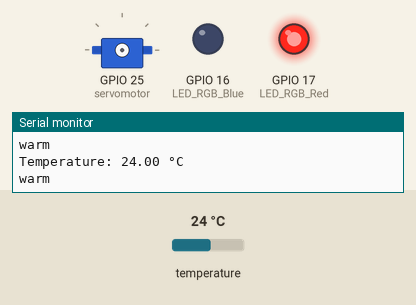
The sketch below on a simulated ESP32. Parts: servo, output pins drawn as LEDs (lit = HIGH), the last lines printed to the serial monitor. The inputs (shaded band) are chosen by the test bench; at power-on: temperature 24 °C. Servo pulses on a pin are drawn as a servo (544–2400 µs = 0–180°).

Above: at 2.4 s.
2.5 s: temperature set to 22.5 °C
4.0 s: temperature set to 21.4 °C
At 6.6 s:
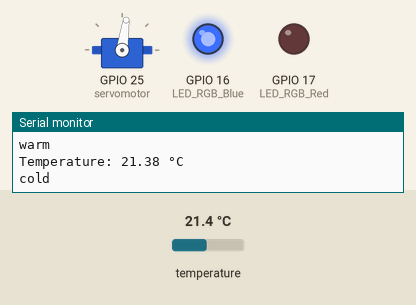
7.8 s: temperature set to 28 °C
At 10.9 s:
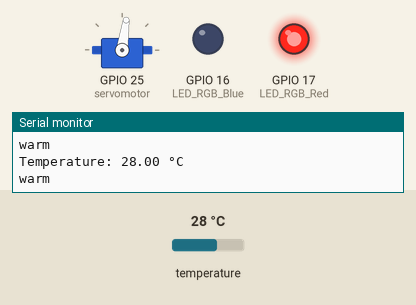
11.2 s: temperature set to 12 °C
At 12.2 s:
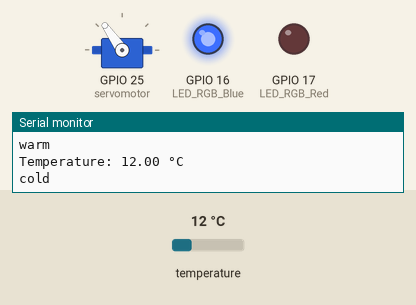
15.0 s: temperature set to 33 °C
At 16.3 s:
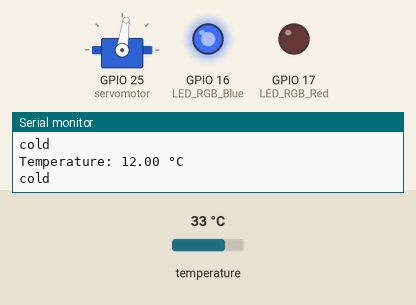
Timing chart, 0 to 18.5 s (numbered marks = the images above; inputs shaded):
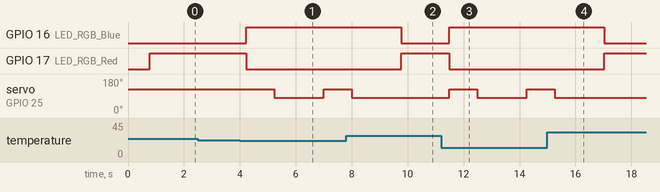

Measured:
- the behaviour switches between 22 and 21.9 °C on temperature (found by bisection; images 0 and 1)
- after the input at 4.0 s, GPIO 16 (LED_RGB_Blue): LOW → HIGH after 0.24 s; GPIO 17 (LED_RGB_Red): HIGH → LOW after 0.24 s; servo on GPIO 25 (servomotor): 125° → 82° after 1.2 s, → 125° 1.8 s later
- after the input at 7.8 s, GPIO 16 (LED_RGB_Blue): HIGH → LOW after 2.0 s; GPIO 17 (LED_RGB_Red): LOW → HIGH after 2.0 s; servo on GPIO 25 (servomotor): goes on until 8.0 s, then stays 82°
- after the input at 11.2 s, GPIO 16 (LED_RGB_Blue): LOW → HIGH after 0.29 s; GPIO 17 (LED_RGB_Red): HIGH → LOW after 0.29 s; servo on GPIO 25 (servomotor): 82° → 125° after 0.29 s, → 82° 1.0 s later, → 125° 1.8 s later
- after the input at 15.0 s, GPIO 16 (LED_RGB_Blue): HIGH → LOW after 2.0 s; GPIO 17 (LED_RGB_Red): LOW → HIGH after 2.0 s; servo on GPIO 25 (servomotor): goes on until 15.3 s, then stays 82°

The sketch:

ELEPHANT_Temperature_Code_Solution_Task4.ino
```cpp
// RGB LED Blue
// GPIO
#define LED_RGB_Blue 16

// RGB LED Red
// GPIO
#define LED_RGB_Red 17

// temperature sensor
// GPIO
#define temperaturesensor 26
// library
#include <OneWire.h>
#include <DallasTemperature.h>
// define temperaturesensor
OneWire oneWire(temperaturesensor);
DallasTemperature sensors(&oneWire);
// set treshold for the temperature sensor. The variable determines the treshold between warm and cold (°C).
float temperatureTreshold = 22;

// servomotor
// library
#include <ESP32_Servo.h>
// GPIO
#define servomotor 25
// PWM properties servomotor
int servomotor_Channel = 0;
int servomotor_Frequency = 50;
int servomotor_Resolution = 16;
// define servomotor angles
int servomotor_Angle_Min = 80;
int servomotor_Angle_Max = 120;

// command_servomotor(): give the angle to the function command_servomotor() and move to the servomotor to the servomotor_Angle
void command_servomotor(float servomotor_Angle)
{
  // convert 0-180 degrees to 0-65536
  uint32_t conv = (((servomotor_Angle / 180.0) * 2000) / 20000.0 * 65536.0) + 1634;
  ledcWrite(servomotor_Channel, conv);
}

// global variables
char serialprint_buffer[100];

// setup the components
void setup()
{
  // setup LED_RGB_Blue as OUTPUT
  pinMode(LED_RGB_Blue, OUTPUT);

  // setup LED_RGB_Red as OUTPUT
  pinMode(LED_RGB_Red, OUTPUT);

  // setup the temperature sensor as INPUT
  pinMode(temperaturesensor, INPUT);
  // start the temperaturesensor
  sensors.begin();

  // setup servomotor as OUTPUT
  pinMode(servomotor, OUTPUT);
  // attach the channel to the GPIO to be controlled
  ledcAttachPin(servomotor, servomotor_Channel);
  // define the PWM functionalities of the channel
  ledcSetup(servomotor_Channel, servomotor_Frequency, servomotor_Resolution);

  // setup the serial communication
  Serial.begin(9600);
}

void loop()
{
  // read and display the temperature (°C)
  sensors.requestTemperatures();
  float temperature_value = sensors.getTempCByIndex(0);
  sprintf(serialprint_buffer, "Temperature: %.2f °C", temperature_value);
  Serial.println(serialprint_buffer);

  // If the temperature sensor value is equal of higher then the temperature treshold print "warm" in the serial monitor.
  if (temperature_value >= temperatureTreshold) {
    Serial.println("warm");
	// flash the red LED with digitalWrite()
    digitalWrite(LED_RGB_Blue, LOW);
    digitalWrite(LED_RGB_Red, HIGH);
    delay(100);
  }

  // If the temperature sensor value is lower then the temperature treshold print "cold" in the serial monitor.
  else {
    Serial.println("cold");
    // flash the blue LED with digitalWrite()
    digitalWrite(LED_RGB_Blue, HIGH);
    digitalWrite(LED_RGB_Red, LOW);
    // create a movement of the servomotor to angle max and min
    command_servomotor(servomotor_Angle_Max);
    delay(1000);
    command_servomotor(servomotor_Angle_Min);
    delay(1000);
  }
}
```
